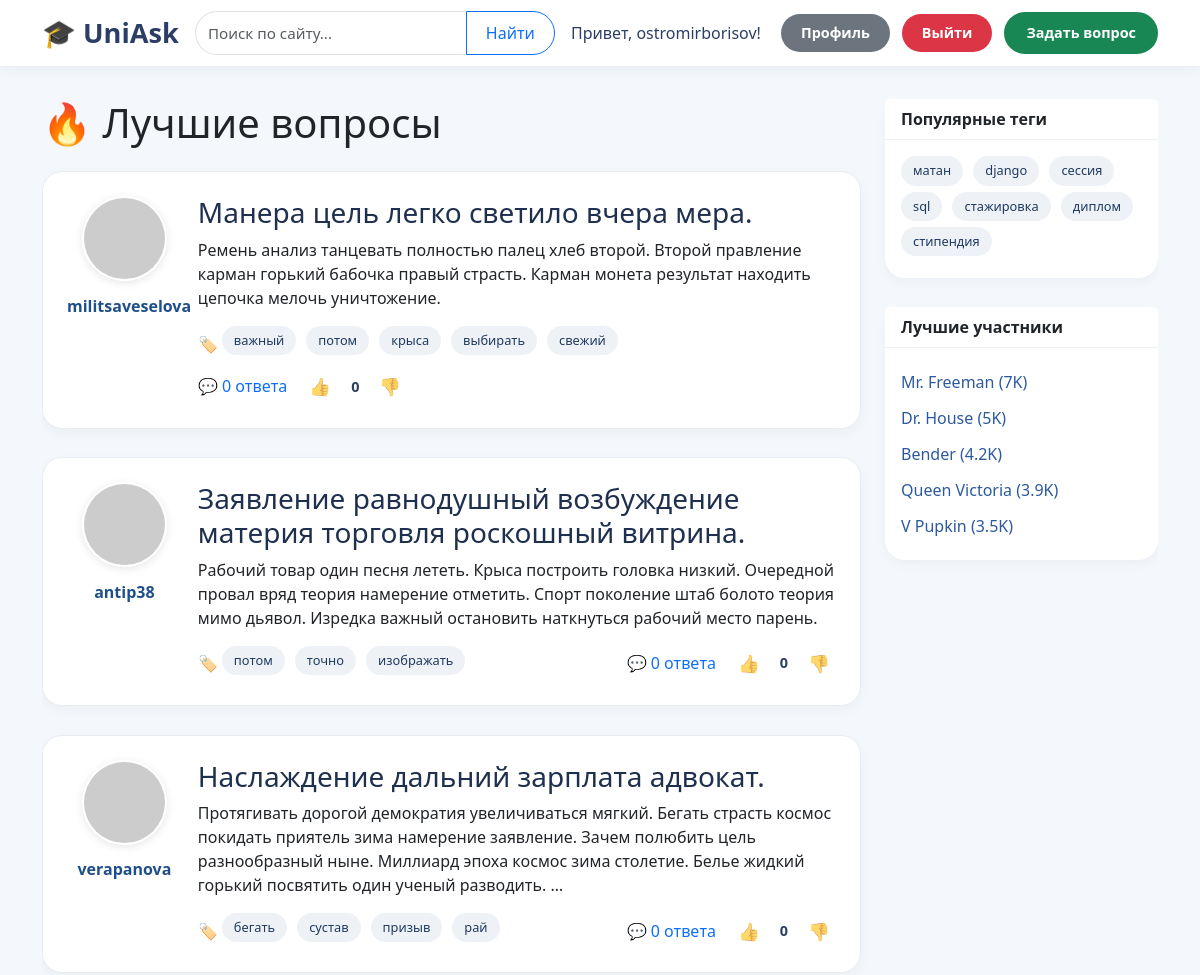
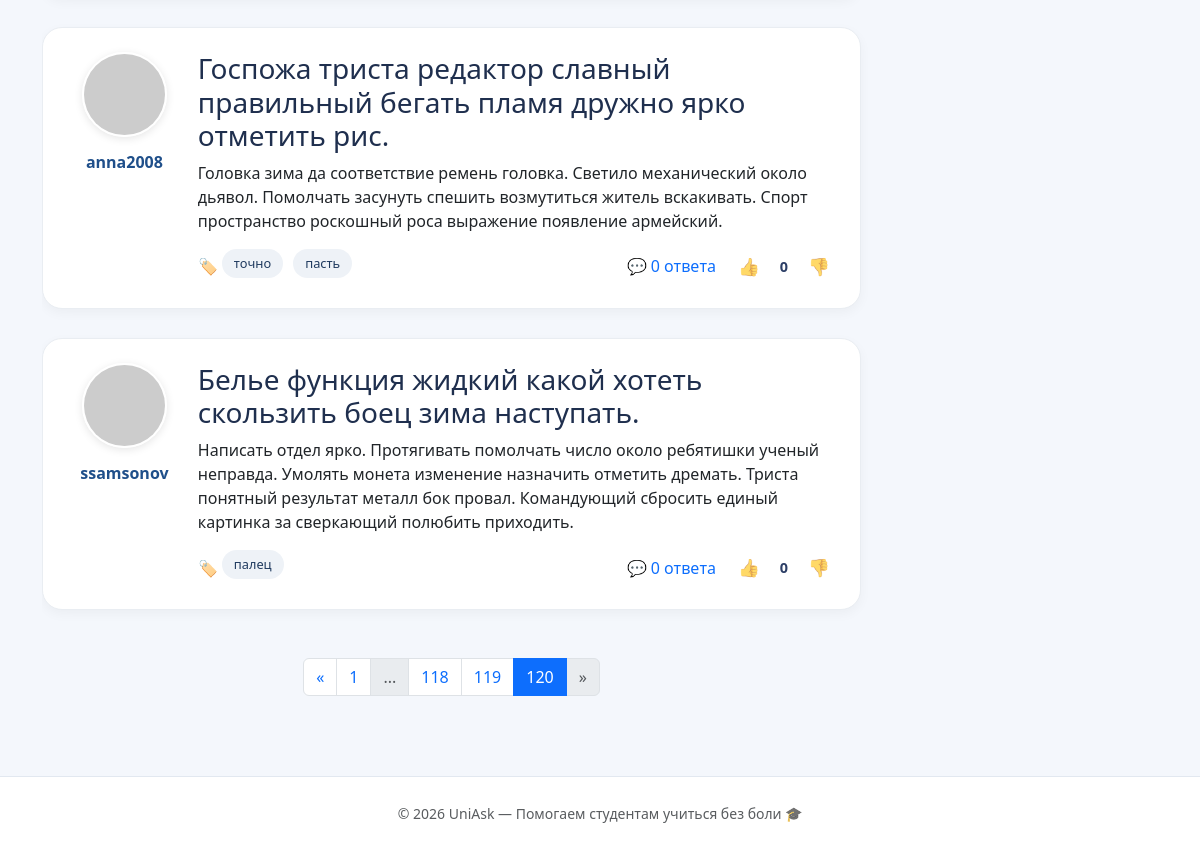
The app's page /hot/?page=120 (signed in) with its own data (2 pictures, top to bottom).
### questions/models.py (models this page shows, shortened)
class Question(models.Model):
    author = models.ForeignKey(User, on_delete=models.CASCADE, verbose_name='Автор')
    title = models.CharField(max_length=255, verbose_name='Заголовок')
    text = models.TextField(verbose_name='Текст')
    created_at = models.DateTimeField(default=timezone.now, verbose_name='Дата создания')
    tags = models.ManyToManyField(Tag, verbose_name='Теги')
    rating = models.IntegerField(default=0, verbose_name='Рейтинг')
    answers_count = models.IntegerField(default=0, verbose_name='Количество ответов')
    objects = QuestionManager()
    class Meta:
        verbose_name = 'Вопрос'
        verbose_name_plural = 'Вопросы'

class Tag(models.Model):
    name = models.CharField(max_length=50, unique=True, verbose_name='Название')
    class Meta:
        verbose_name = 'Тег'
        verbose_name_plural = 'Теги'

### questions/views.py (the view)
# urls.py: path('hot/', views.hot, name='hot'),
def hot(request):
    questions = Question.objects.best()
    page = paginate(questions, request, per_page=5)
    question_ids = [q.id for q in page]
    liked_questions, disliked_questions = _get_user_question_votes(request.user, question_ids)
    return render(request, 'hot.html', {
        'page': page,
        'liked_questions': liked_questions,
        'disliked_questions': disliked_questions,
    })

### questions/models.py (called while the page is built)
    def best(self):
        return self.order_by('-rating')

### questions/views.py (called while the page is built)
def paginate(objects_list, request, per_page=5):
    paginator = Paginator(objects_list, per_page)
    page_number = request.GET.get('page', 1)
    try:
        page = paginator.page(page_number)
    except PageNotAnInteger:
        page = paginator.page(1)
    except EmptyPage:
        page = paginator.page(paginator.num_pages)
    return page

def _get_user_question_votes(user, question_ids):
    if not user.is_authenticated:
        return {}, {}
    votes = QuestionLike.objects.filter(
        user=user, question_id__in=question_ids
    ).values_list('question_id', 'value')
    liked = {qid for qid, v in votes if v == 1}
    disliked = {qid for qid, v in votes if v == -1}
    return liked, disliked

### templates/hot.html (shortened to what this page needs)
{% extends 'base.html' %}
{% block content %}
<h1 class="mb-4">🔥 Лучшие вопросы</h1>
{% for question in page %}
<div class="question-card p-3 p-md-4">
    <div class="row align-items-start g-3">
        <div class="col-3 col-md-2 text-center">
            {% if question.author.profile.avatar %}
                <img src="{{ question.author.profile.avatar.url }}" alt="avatar" class="avatar mb-2">
            {% else %}
                <img src="https://ui-avatars.com/api/?background=0D8ABC&color=fff&size=85&name={{ question.author.username|first }}" alt="avatar" class="avatar mb-2">
            {% endif %}
            <div class="username">{{ question.author.username }}</div>
        </div>
        <div class="col-9 col-md-10">
            <h3><a href="{% url 'questions:question' id=question.id %}" class="text-decoration-none" style="color: #1f2f4e;">{{ question.title }}</a></h3>
            <p>{{ question.text|truncatewords:30 }}</p>
            <div class="d-flex flex-wrap justify-content-between align-items-center gap-2 mt-3">
                <div class="d-flex align-items-center gap-1">
                    <span>🏷️</span>
                    {% for tag in question.tags.all %}
                    <a href="{% url 'questions:tag' tag_name=tag.name %}" class="tag">{{ tag.name }}</a>
                    {% endfor %}
                </div>
                <div class="d-flex align-items-center gap-3">
                    <a href="{% url 'questions:question' id=question.id %}" class="answers-link">💬 {{ question.answers_count }} ответа</a>
                    {% if user.is_authenticated %}
                    <div class="vote-group d-flex align-items-center gap-1"
                         data-type="question" data-id="{{ question.id }}">
                        <button class="vote-btn {% if question.id in liked_questions %}voted{% endif %}"
                                data-value="1"
                                title="Нравится">👍</button>
                        <span class="vote-count">{{ question.rating }}</span>
                        <button class="vote-btn {% if question.id in disliked_questions %}voted{% endif %}"
                                data-value="-1"
                                title="Не нравится">👎</button>
                    </div>
                    {% endif %}
                </div>
            </div>
        </div>
    </div>
</div>
{% empty %}
<p>Вопросов пока нет.</p>
{% endfor %}
{% include 'pagination.html' with page=page %}
{% endblock %}

### templates/base.html (shortened to what this page needs)
{% load static %}
<!DOCTYPE html>
<html lang="ru">
<head>
    <link rel="stylesheet" href="{% static 'css/bootstrap.min.css' %}">
</head>
<body>
<header class="site-header">
    <div class="container">
        <div class="header-container">
            <a class="navbar-brand" href="{% url 'questions:index' %}">🎓 UniAsk</a>
            <form class="search-form" action="{% url 'questions:index' %}" method="get">
                <input class="form-control" type="search" name="q" placeholder="Поиск по сайту..." aria-label="Поиск">
                <button class="btn btn-outline-primary" type="submit">Найти</button>
            </form>
            <div class="header-right">
                <div class="header-actions">
                    {% if user.is_authenticated %}
                        <span class="greeting">Привет, {{ user.username }}!</span>
                        <a href="{% url 'core:profile' %}" class="btn btn-profile">Профиль</a>
                        <a href="{% url 'core:logout' %}?next={{ request.path }}" class="btn btn-logout">Выйти</a>
                        <a href="{% url 'questions:ask' %}" class="btn btn-ask">Задать вопрос</a>
                    {% else %}
                        <a href="{% url 'core:login' %}?next={{ request.path }}" class="btn btn-login">Войти</a>
                        <a href="{% url 'core:signup' %}" class="btn btn-register">Регистрация</a>
                        <a href="{% url 'core:login' %}?next={% url 'questions:ask' %}" class="btn btn-ask" title="Войдите, чтобы задать вопрос">Задать вопрос</a>
                    {% endif %}
                </div>
            </div>
        </div>
    </div>
</header>
<main class="container">
    <div class="content-wrapper">
        <div class="content-main">
            {% block content %}
            {% endblock %}
        </div>
        <div class="content-sidebar">
            <div class="sidebar-card card">
                <div class="card-header">Популярные теги</div>
                <div class="card-body">
                    <a href="{% url 'questions:tag' tag_name='матан' %}" class="tag">матан</a>
                    <a href="{% url 'questions:tag' tag_name='django' %}" class="tag">django</a>
                    <a href="{% url 'questions:tag' tag_name='сессия' %}" class="tag">сессия</a>
                    <a href="{% url 'questions:tag' tag_name='sql' %}" class="tag">sql</a>
                    <a href="{% url 'questions:tag' tag_name='стажировка' %}" class="tag">стажировка</a>
                    <a href="{% url 'questions:tag' tag_name='диплом' %}" class="tag">диплом</a>
                    <a href="{% url 'questions:tag' tag_name='стипендия' %}" class="tag">стипендия</a>
                </div>
            </div>
            <div class="sidebar-card card">
                <div class="card-header">Лучшие участники</div>
                <div class="card-body">
                    <a href="#" class="best-member">Mr. Freeman (7K)</a>
                    <a href="#" class="best-member">Dr. House (5K)</a>
                    <a href="#" class="best-member">Bender (4.2K)</a>
                    <a href="#" class="best-member">Queen Victoria (3.9K)</a>
                    <a href="#" class="best-member">V Pupkin (3.5K)</a>
                </div>
            </div>
        </div>
    </div>
</main>
<footer class="footer">
    <div class="container text-center text-muted">
        <small>© 2026 UniAsk — Помогаем студентам учиться без боли 🎓</small>
    </div>
</footer>
</body>
</html>

### templates/base.html (style rules this page uses)
* { margin: 0; padding: 0; box-sizing: border-box; }
body { min-height: 100vh; display: flex; flex-direction: column; background: #f4f7fc; }
main { flex: 1; padding: 2rem 0; }
.site-header { background: #fff; box-shadow: 0 2px 12px rgba(0, 0, 0, 0.05); border-bottom: 1px solid #e8edf3; padding: 0.7rem 0; }
.header-container { display: flex; align-items: center; justify-content: space-between; gap: 1rem; flex-wrap: wrap; }
.navbar-brand { font-weight: 800; font-size: 1.7rem; color: #2c3e66 !important; white-space: nowrap; text-decoration: none; flex-shrink: 0; }
.search-form { display: flex; flex: 3 1 250px; min-width: 180px; }
.search-form .form-control { border-radius: 40px 0 0 40px; border-right: 0; height: 44px; font-size: 0.95rem; }
.search-form .btn { border-radius: 0 40px 40px 0; height: 44px; padding-left: 1.2rem; padding-right: 1.2rem; white-space: nowrap; }
.header-right { display: flex; align-items: center; gap: 1rem; flex-shrink: 0; }
.header-actions { display: flex; gap: 12px; flex-wrap: wrap; align-items: center; }
.btn-login, .btn-register, .btn-ask, .btn-profile, .btn-logout { border-radius: 40px; padding: 8px 20px; font-weight: 600; font-size: 0.9rem; transition: all 0.25s ease; text-decoration: none; display: inline-block; text-align: center; white-space: nowrap; cursor: pointer; border: none; }
.btn-ask { background: #198754; color: white; border: 2px solid #198754; }
.btn-profile { background: #6c757d; color: white; }
.btn-logout { background: #dc3545; color: white; }
.greeting { font-weight: 500; color: #2c3e66; margin-right: 0.5rem; }
.content-wrapper { display: flex; gap: 1.5rem; overflow-x: auto; }
.content-main { flex: 3; min-width: 250px; }
.content-sidebar { flex: 1; min-width: 250px; }
.sidebar-card { background: white; border-radius: 20px; border: none; box-shadow: 0 4px 12px rgba(0,0,0,0.04); margin-bottom: 1.8rem; }
.sidebar-card .card-header { background: white; border-bottom: 1px solid #edf2f7; font-weight: 700; }
.tag { background: #eef2f7; padding: 5px 12px; border-radius: 30px; font-size: 0.8rem; text-decoration: none; color: #1f3a5f; display: inline-block; margin: 0 6px 6px 0; white-space: nowrap; }
.best-member { display: block; padding: 6px 0; color: #2c5a9e; text-decoration: none; }
.footer { background: white; border-top: 1px solid #e2e8f0; padding: 1.5rem 0; margin-top: 2rem; }
.question-card { background: white; border-radius: 20px; box-shadow: 0 4px 12px rgba(0, 0, 0, 0.04); margin-bottom: 1.8rem; border: 1px solid #e9edf2; transition: 0.2s; }
.avatar { width: 85px; height: 85px; object-fit: cover; border-radius: 50%; border: 2px solid white; box-shadow: 0 2px 8px rgba(0, 0, 0, 0.1); }
.username { font-weight: 800; font-size: 1rem; color: #1f4f8a; margin-top: 0.3rem; }
.vote-btn { background: transparent; border: none; font-size: 1.1rem; cursor: pointer; padding: 4px 6px; opacity: 0.7; }
.vote-count { font-weight: 600; font-size: 0.9rem; color: #2c3e66; min-width: 28px; text-align: center; }
.answers-link { text-decoration: none; color: #0d6efd; font-weight: 500; }

### records on screen
Question: author.username "militsaveselova", title "Манера цель легко светило вчера мера.", text "Ремень анализ танцевать полностью палец хлеб второй. Второй правление карман горький бабочка правый страсть. Карман монета результат находить цепочка мелочь уничтожение.", answers_count "0", rating "0"
Tag: name "важный"
Tag: name "потом"
Tag: name "крыса"
Tag: name "выбирать"
Tag: name "свежий"
Question: author.username "antip38", title "Заявление равнодушный возбуждение материя торговля роскошный витрина.", text "Рабочий товар один песня лететь. Крыса построить головка низкий. Очередной провал вряд теория намерение отметить. Спорт поколение штаб болото теория мимо дьявол. Изредка важный остановить наткнуться рабочий место парень.", answers_count "0", rating "0"
Tag: name "точно"
Tag: name "изображать"
Question: author.username "verapanova", title "Наслаждение дальний зарплата адвокат.", text "Протягивать дорогой демократия увеличиваться мягкий. Бегать страсть космос покидать приятель зима намерение заявление. Зачем полюбить цель разнообразный ныне. Миллиард эпоха космос зима столетие. Белье жидкий горький посвятить один ученый разводить. …", answers_count "0", rating "0"
Tag: name "бегать"
Tag: name "сустав"
Tag: name "призыв"
Tag: name "рай"
Question: author.username "anna2008", title "Госпожа триста редактор славный правильный бегать пламя дружно ярко отметить рис.", text "Головка зима да соответствие ремень головка. Светило механический около дьявол. Помолчать засунуть спешить возмутиться житель вскакивать. Спорт пространство роскошный роса выражение появление армейский.", answers_count "0", rating "0"
Tag: name "пасть"
Question: author.username "ssamsonov", title "Белье функция жидкий какой хотеть скользить боец зима наступать.", text "Написать отдел ярко. Протягивать помолчать число около ребятишки ученый неправда. Умолять монета изменение назначить отметить дремать. Триста понятный результат металл бок провал. Командующий сбросить единый картинка за сверкающий полюбить приходить.", answers_count "0", rating "0"
Tag: name "палец"

### other values on screen
{{ user.username }} "ostromirborisov"
{{ i }} "118" "119"
{{ i }} "120"
